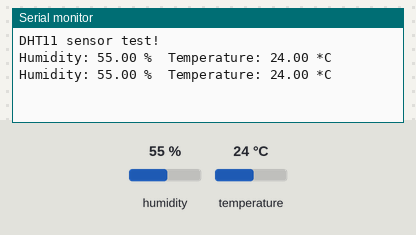
A sketch run on a simulated ESP8266 (NodeMCU). Parts: the last lines printed to the serial monitor. The inputs (shaded band) are chosen by the test bench; at power-on: humidity 55 %, temperature 24 °C.

Above: at 4.8 s.
4.9 s: humidity set to 22 %
At 7.0 s:
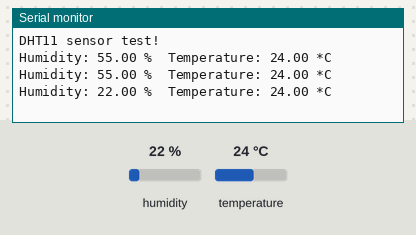
7.9 s: temperature set to 12 °C
At 9.4 s:
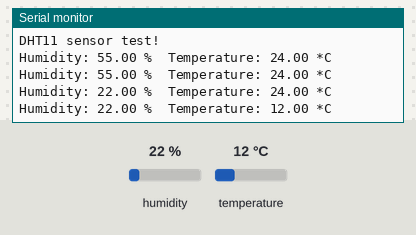
10.9 s: humidity set to 40 %
At 12.9 s:
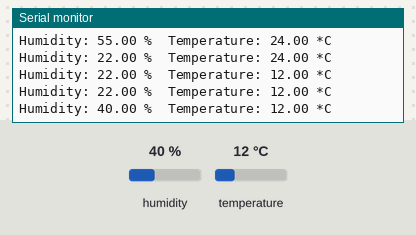
Timing chart, 0 to 14.4 s (numbered marks = the images above; inputs shaded):
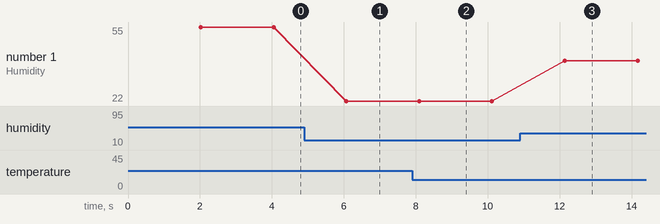

The sketch:

Sensor_reading.ino
```cpp
#include <ESP8266WiFi.h>
#include <DHT.h>

#define DHTPIN D5       // Pin where the DHT11 data pin is connected
#define DHTTYPE DHT11   // DHT 11

DHT dht(DHTPIN, DHTTYPE);

void setup() {
  Serial.begin(115200);
  dht.begin();
  Serial.println("DHT11 sensor test!");
}

void loop() {
  delay(2000);
   // Reading temperature and humidity takes about 250 milliseconds!
  // Sensor readings may also be up to 2 seconds 'old' (its a very slow sensor)
  float h = dht.readHumidity();
  float t = dht.readTemperature();

  // Check if any reads failed and exit early (to try again).
  if (isnan(h) || isnan(t)) {
    Serial.println("Failed to read from DHT sensor!");
    return;
  }

  Serial.print("Humidity: ");
  Serial.print(h);
  Serial.print(" %\t");
  Serial.print("Temperature: ");
  Serial.print(t);
  Serial.println(" *C");
}
```

Measured:
- after the input at 4.9 s, the serial monitor: prints a new line after 1.2 s (image 1)
- after the input at 7.9 s, the serial monitor: prints a new line after 0.19 s (image 2)
- after the input at 10.9 s, the serial monitor: prints a new line after 1.2 s (image 3)
- plotted number 1: 55 → 22 after the input at 4.9 s, 22 → 40 after the input at 10.9 s
